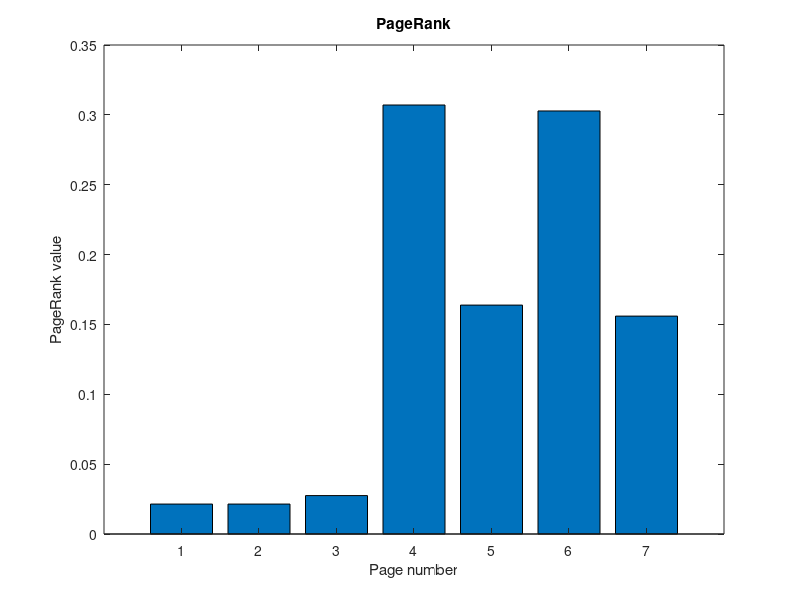

MATLAB code to generate this figure:
function [index_number, Edges, I, B, A, b, r] = page_rank()
    index_number = 201253;  
    N = 7;
    Edges = [ 1, 1, 2, 2, 2, 3, 3, 3, 3, 4, 4, 5, 5, 6, 6, 7, 7;
              4, 6, 3, 4, 5, 5, 6, 7, 4, 5, 6, 4, 6, 4, 7, 6, 4];
    d = 0.85;  % współczynnik tłumienia
    % macierz jednostkowa o wymiarze N (macierz rzadka powinna być zdefiniowana za pomocą funkcji speye)
    I = speye(N); 
    % macierz sąsiedztwa (macierz rzadka powinna być zdefiniowana za pomocą funkcji sparse – zastosuj wywołanie z pięcioma argumentami)
    B = sparse(Edges(2,:), Edges(1,:), ones(1, size(Edges,2)), N, N); % 
    outlinks = sum(B, 1)'; % wektor kolumnowy o rozmiarze N x 1
    % macierz diagonalna (macierz rzadka powinna być zdefiniowana za pomocą funkcji spdiags – zastosuj wywołanie z czterema argumentami)
    A = spdiags(1./outlinks, 0, N, N); %

    % b – wektor prawych stron równania (macierz gęsta)
    b = ones(N, 1) * ((1-d)/N);

    M = I - d * B * A;
    r = M \ b;

    bar(r);
    title('PageRank');
    xlabel('Page number');
    ylabel('PageRank value');
    
end
